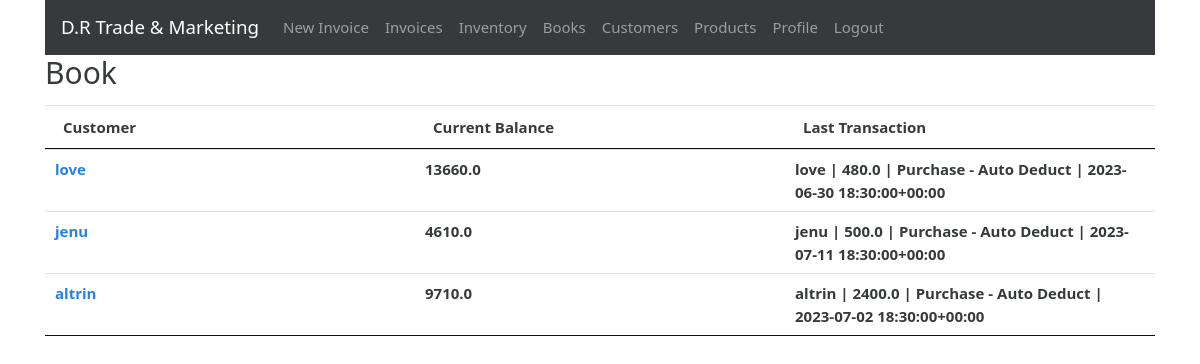
The page /books (signed in) on the database its author committed.
### gstbillingapp/models.py (models this page shows, shortened)
class Book(models.Model):
    user = models.ForeignKey(User, null=True, blank=True, on_delete=models.SET_NULL)
    customer = models.ForeignKey(Customer, null=True, blank=True, on_delete=models.SET_NULL)
    current_balance = models.FloatField(default=0)
    last_log = models.ForeignKey('BookLog', null=True, blank=True, default=None, on_delete=models.SET_NULL)

class Customer(models.Model):
    user = models.ForeignKey(User, null=True, blank=True, on_delete=models.SET_NULL)
    customer_name = models.CharField(max_length=200)
    customer_address = models.TextField(max_length=600, blank=True, null=True)
    customer_phone = models.CharField(max_length=14, blank=True, null=True)
    customer_gst = models.CharField(max_length=15, blank=True, null=True)

class BookLog(models.Model):
    parent_book = models.ForeignKey(Book, null=True, blank=True, on_delete=models.CASCADE)
    date = models.DateTimeField(default=datetime.now, blank=True, null=True)
    last_modified = models.DateTimeField(auto_now=True)
    CHANGE_TYPES = [
        (0, 'Paid'),
        (1, 'Purchased Items'),
        (2, 'Sold Items'),
        (4, 'Other'),
    ]
    change_type = models.IntegerField(choices=CHANGE_TYPES, default=0)
    change = models.FloatField(default=0.0)
    associated_invoice = models.ForeignKey(Invoice, blank=True, null=True, default=None, on_delete=models.SET_NULL)
    description = models.TextField(max_length=600, blank=True, null=True)
    def __str__(self):
        return self.parent_book.customer.customer_name + " | " + str(self.change) + " | " + self.description + " | " + str(self.date)

### gstbillingapp/views.py (the view)
# urls.py: path('books', views.books, name='books'),
@login_required
def books(request):
    context = {}
    context['book_list'] = Book.objects.filter(user=request.user)
    return render(request, 'gstbillingapp/books.html', context)

### gstbillingapp/templates/gstbillingapp/books.html (shortened to what this page needs)
{% extends "gstbillingapp/base.html" %}
{% load static %}
{% block content %}
<div class="row">
	<div class="col">
		<h2>Book</h2>
	</div>
</div>
<table class="table table-hover font-weight-bold" id="book-table">
	<thead>
		<tr>
			<th>Customer</th>
			<th>Current Balance</th>
			<th>Last Transaction</th>
		</tr>
	</thead>
	<tbody class="two-col-form">
		{% for book in book_list %}
		<tr onclick="window.location='{% url 'book_logs' book.id %}';">
			<td><a href="{% url 'book_logs' book.id %}">{{book.customer.customer_name}}</a></td>
			<td>{{book.current_balance}}</td>
			<td>{{book.last_log}}</td>
		</tr>
		{% endfor %}
	</tbody>
</table>
{% endblock %}

### gstbillingapp/static/gstbillingapp/main.css (style rules this page uses)
.two-col-form td, .two-col-form th { width: 25%; }

### rows shown on the page
Book: customer.customer_name "love", current_balance "13660.0", last_log "love | 480.0 | Purchase - Auto Deduct | 2023-06-30 18:30:00+00:00"
Book: customer.customer_name "jenu", current_balance "4610.0", last_log "jenu | 500.0 | Purchase - Auto Deduct | 2023-07-11 18:30:00+00:00"
Book: customer.customer_name "altrin", current_balance "9710.0", last_log "altrin | 2400.0 | Purchase - Auto Deduct | 2023-07-02 18:30:00+00:00"
